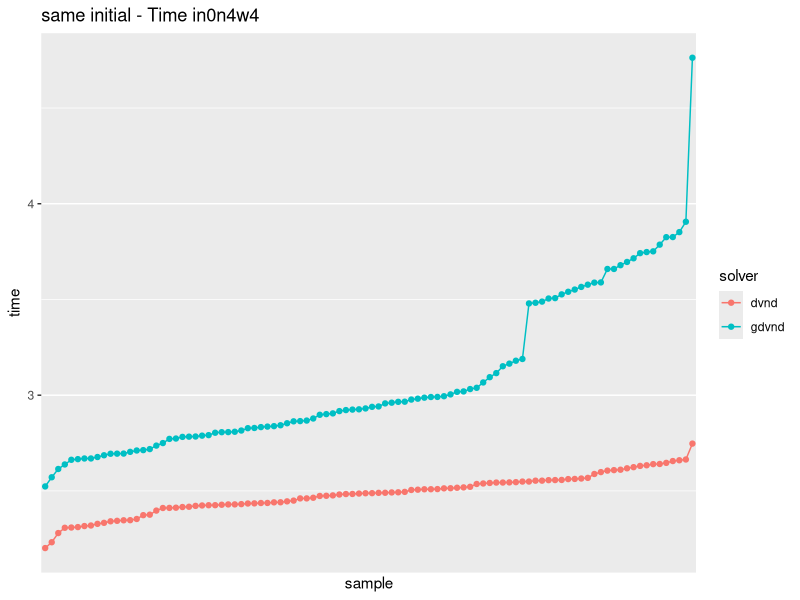
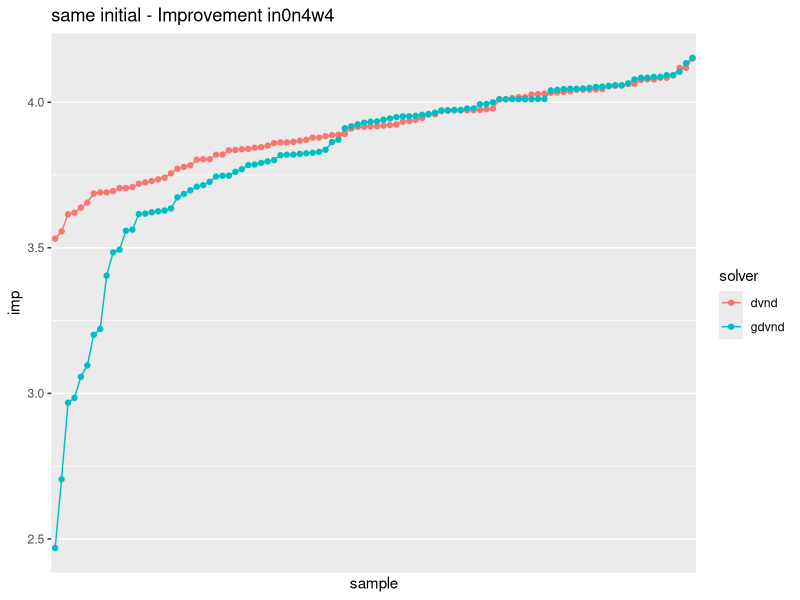
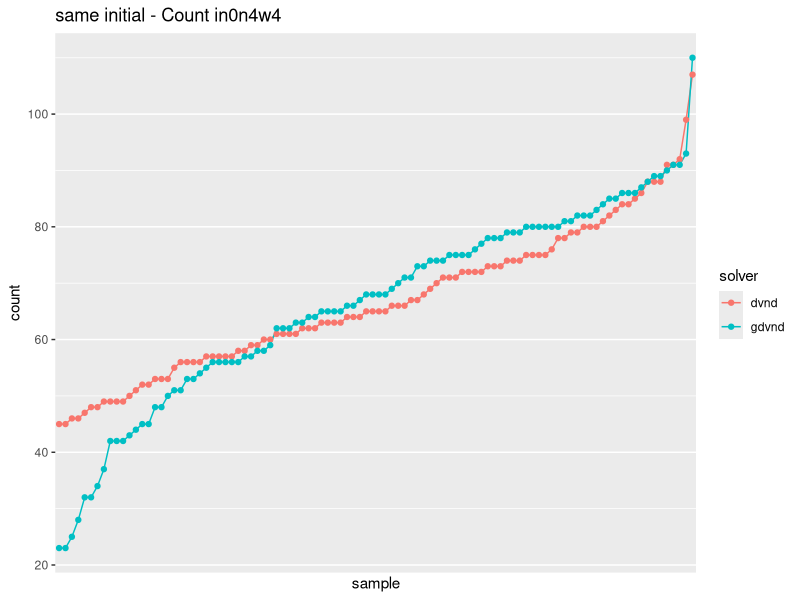
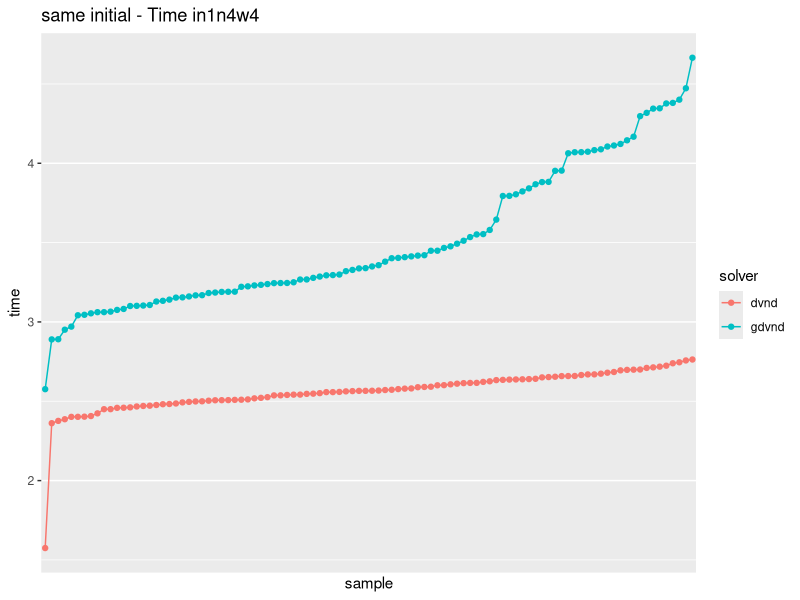
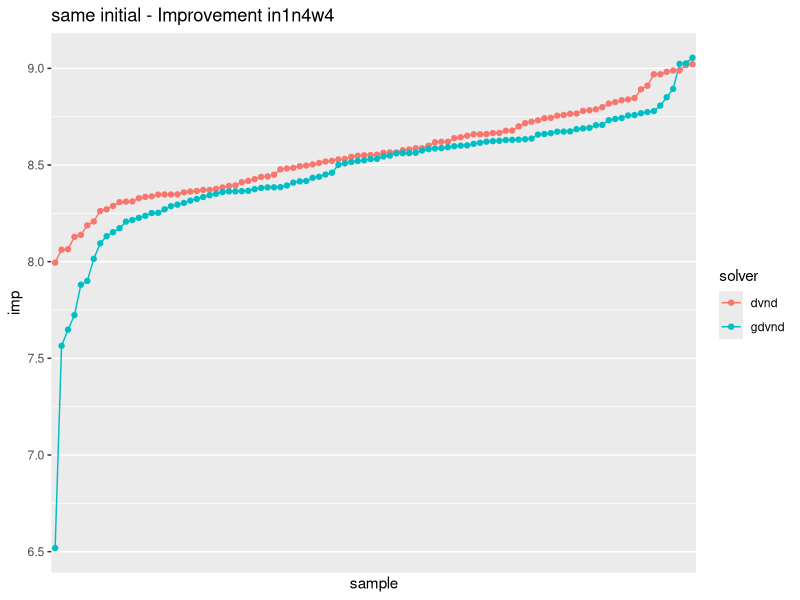
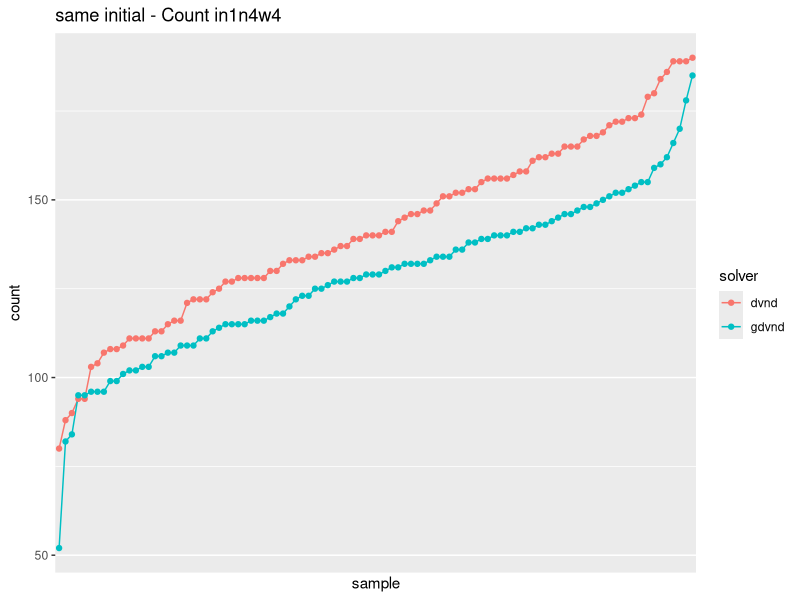
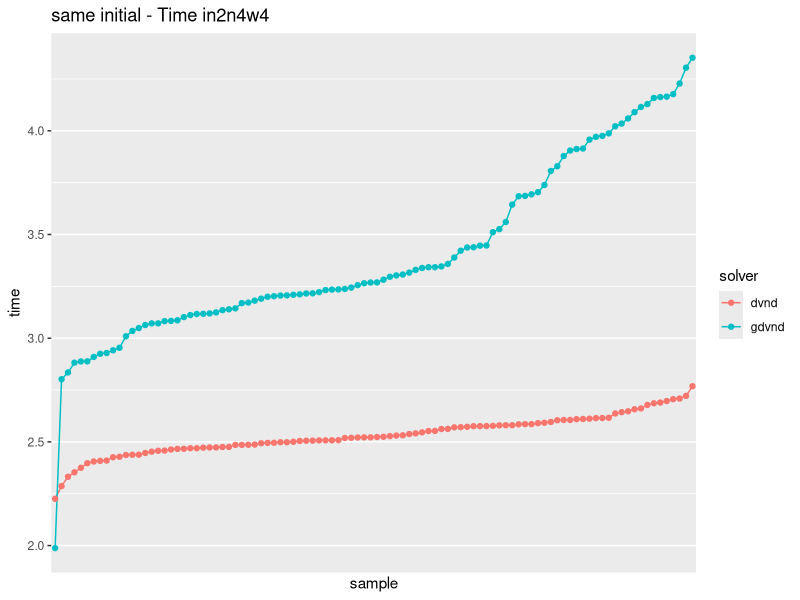
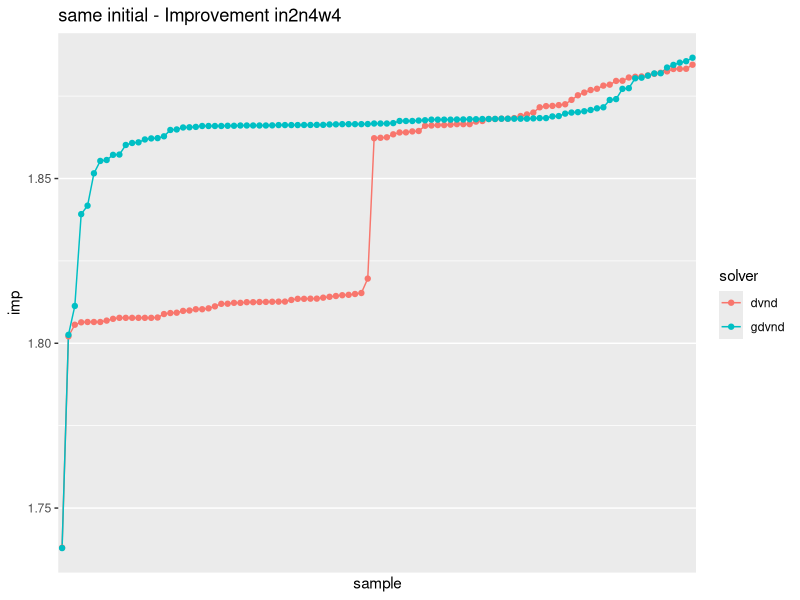

These figures' R source, in order: (Note: this script raises an error after producing the figures.)
library(foreach)
library(doParallel)


cores = 4
# cores=detectCores()
#cl <- makeCluster(cores[1]-1) #not to overload your computer
#registerDoParallel(cl)

startTime = Sys.time()
#library(ggplot2)
library(data.table)
setwd("~/git/dvnd-df/doc/results/gdvnd/")
dvndGdvndSameInitial = data.table(read.csv(file="dvndGdvnd-sameInitial.csv", head=TRUE, sep=";"))
dvndGdvndRandInitial = data.table(read.csv(file="dvndGdvnd-randInitial.csv", head=TRUE, sep=";"))
rvndSameInitial = data.table(read.csv(file="rvnd-sameInitial.csv", head=TRUE, sep=";"))

dvndGdvndSameInitial$initialSolMethod = rep("same", length(dvndGdvndSameInitial$initial))
dvndGdvndRandInitial$initialSolMethod = rep("rand", length(dvndGdvndRandInitial$initial))
rvndSameInitial$initialSolMethod = rep("rand", length(rvndSameInitial$initial))

dvndGdvndData = merge(dvndGdvndSameInitial, dvndGdvndRandInitial, all=TRUE)
# dvndGdvndData = merge(merge(dvndGdvndSameInitial, dvndGdvndRandInitial, all=TRUE), rvndSameInitial, all=TRUE)

for (draw_n in c(4)) {
  for (iniMethod in c("same", "rand")) {
    for (draw_inum in 0:7) {
    #foreach(draw_inum=0:7, .combine=cbind) %dopar% {

      library(ggplot2)
      for (draw_w in 4:5) {
        data_src = dvndGdvndData[inum == draw_inum & n == draw_n & w == draw_w & initialSolMethod == iniMethod][order(solver, time)]
        if (length(data_src$sample) > 0) {
          x_axis_value = rep(1:100, length(data_src$sample) / 100)

          mychart = ggplot(data=data_src, aes(x=x_axis_value, y=time, group=solver))
          mychart = mychart + geom_line(aes(color=solver))
          mychart = mychart + geom_point(aes(color=solver))
          mychart = mychart + scale_x_discrete(name ="sample")
          mychart = mychart + ggtitle(paste(iniMethod, " initial - Time in", draw_inum, "n", draw_n, "w", draw_w, sep=""))

          ggsave(paste("chart/", iniMethod, "_time_in", draw_inum, "n", draw_n, "w", draw_w, ".png", sep=""), plot = mychart, device="png")
        }

        data_src = data_src[order(solver, imp)]
        if (length(data_src$sample) > 0) {
          x_axis_value = rep(1:100, length(data_src$sample) / 100)
          mychart = ggplot(data=data_src, aes(x=x_axis_value, y=imp, group=solver))

          mychart = mychart + geom_line(aes(color=solver))
          mychart = mychart + geom_point(aes(color=solver))
          mychart = mychart + scale_x_discrete(name ="sample")
          mychart = mychart + ggtitle(paste(iniMethod, " initial - Improvement in", draw_inum, "n", draw_n, "w", draw_w, sep=""))

          ggsave(paste("chart/", iniMethod, "_imp_in", draw_inum, "n", draw_n, "w", draw_w, ".png", sep=""), plot = mychart, device="png")
        }
        
        data_src = data_src[order(solver, count)]
        if (length(data_src$sample) > 0) {
          x_axis_value = rep(1:100, length(data_src$sample) / 100)
          mychart = ggplot(data=data_src, aes(x=x_axis_value, y=count, group=solver))
          
          mychart = mychart + geom_line(aes(color=solver))
          mychart = mychart + geom_point(aes(color=solver))
          mychart = mychart + scale_x_discrete(name ="sample")
          mychart = mychart + ggtitle(paste(iniMethod, " initial - Count in", draw_inum, "n", draw_n, "w", draw_w, sep=""))
          
          ggsave(paste("chart/", iniMethod, "_count_in", draw_inum, "n", draw_n, "w", draw_w, ".png", sep=""), plot = mychart, device="png")
        }
      }
    }
  }
}

#stopCluster(cl)
print(paste("Using", cores, "cores"))
stopTime = Sys.time()
stopTime - startTime
print("fim")
